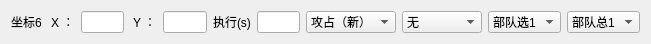
   <widget class="QWidget" name="horizontalLayoutWidget_11">
    <property name="geometry">
     <rect>
      <x>0</x>
      <y>240</y>
      <width>651</width>
      <height>41</height>
     </rect>
    </property>
    <layout class="QHBoxLayout" name="horizontalLayout_14">
     <item>
      <widget class="QLabel" name="label_37">
       <property name="text">
        <string>坐标6 </string>
       </property>
      </widget>
     </item>
     <item>
      <widget class="QLabel" name="label_38">
       <property name="text">
        <string>X ：</string>
       </property>
      </widget>
     </item>
     <item>
      <widget class="QLineEdit" name="et_pos_x_6"/>
     </item>
     <item>
      <widget class="QLabel" name="label_39">
       <property name="text">
        <string> Y ：</string>
       </property>
      </widget>
     </item>
     <item>
      <widget class="QLineEdit" name="et_pos_y_6"/>
     </item>
     <item>
      <widget class="QLabel" name="label_73">
       <property name="text">
        <string>执行(s)</string>
       </property>
      </widget>
     </item>
     <item>
      <widget class="QLineEdit" name="et_delay_6"/>
     </item>
     <item>
      <widget class="QComboBox" name="cbb6">
       <property name="minimumSize">
        <size>
         <width>90</width>
         <height>0</height>
        </size>
       </property>
       <item>
        <property name="text">
         <string>攻占（新）</string>
        </property>
       </item>
       <item>
        <property name="text">
         <string>行军（新）</string>
        </property>
       </item>
       <item>
        <property name="text">
         <string>行军（敌）</string>
        </property>
       </item>
       <item>
        <property name="text">
         <string>攻占（敌）</string>
        </property>
       </item>
       <item>
        <property name="text">
         <string>行军（已）</string>
        </property>
       </item>
       <item>
        <property name="text">
         <string>驻守（己）</string>
        </property>
       </item>
       <item>
        <property name="text">
         <string>扫荡（已）</string>
        </property>
       </item>
       <item>
        <property name="text">
         <string>屯田（已）</string>
        </property>
       </item>
       <item>
        <property name="text">
         <string>驻守（营）</string>
        </property>
       </item>
       <item>
        <property name="text">
         <string>调动（营）</string>
        </property>
       </item>
       <item>
        <property name="text">
         <string>调动（盟）</string>
        </property>
       </item>
       <item>
        <property name="text">
         <string>驻守（盟）</string>
        </property>
       </item>
       <item>
        <property name="text">
         <string>回城</string>
        </property>
       </item>
      </widget>
     </item>
     <item>
      <widget class="QComboBox" name="cb_qk6">
       <property name="minimumSize">
        <size>
         <width>80</width>
         <height>0</height>
        </size>
       </property>
       <item>
        <property name="text">
         <string>无</string>
        </property>
       </item>
       <item>
        <property name="text">
         <string>快速分兵1</string>
        </property>
       </item>
       <item>
        <property name="text">
         <string>快速分兵2</string>
        </property>
       </item>
       <item>
        <property name="text">
         <string>快速分兵3</string>
        </property>
       </item>
       <item>
        <property name="text">
         <string>快速分兵4</string>
        </property>
       </item>
       <item>
        <property name="text">
         <string>快速分兵5</string>
        </property>
       </item>
      </widget>
     </item>
     <item>
      <widget class="QComboBox" name="cb_select_6">
       <item>
        <property name="text">
         <string>部队选1</string>
        </property>
       </item>
       <item>
        <property name="text">
         <string>部队选2</string>
        </property>
       </item>
       <item>
        <property name="text">
         <string>部队选3</string>
        </property>
       </item>
       <item>
        <property name="text">
         <string>部队选4</string>
        </property>
       </item>
       <item>
        <property name="text">
         <string>部队选5</string>
        </property>
       </item>
      </widget>
     </item>
     <item>
      <widget class="QComboBox" name="cb_sum_6">
       <item>
        <property name="text">
         <string>部队总1</string>
        </property>
       </item>
       <item>
        <property name="text">
         <string>部队总2</string>
        </property>
       </item>
       <item>
        <property name="text">
         <string>部队总3</string>
        </property>
       </item>
       <item>
        <property name="text">
         <string>部队总4</string>
        </property>
       </item>
       <item>
        <property name="text">
         <string>部队总5</string>
        </property>
       </item>
      </widget>
     </item>
    </layout>
   </widget>
